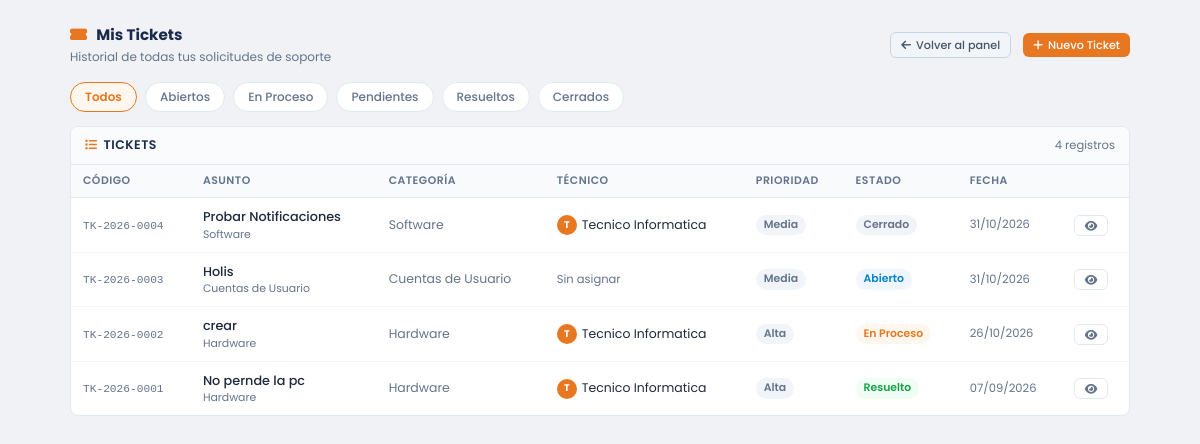
Page /usuario/mis_tickets.php (signed in) on the committed database.
### tables this page shows
CREATE TABLE `tickets` (
  `id_tickets` int(11) NOT NULL AUTO_INCREMENT,
  `codigo_ticket` varchar(20) NOT NULL,
  `asunto` varchar(200) NOT NULL,
  `descripcion` text NOT NULL,
  `fecha_creacion` datetime NOT NULL DEFAULT current_timestamp(),
  `fecha_cierre` datetime DEFAULT NULL,
  `id_usuario_solicitante` int(11) NOT NULL,
  `id_usuario_asignado` int(11) DEFAULT NULL,
  `id_departamento` int(11) NOT NULL,
  `id_categoria` int(11) NOT NULL,
  `id_prioridad` int(11) NOT NULL DEFAULT 2,
  `id_estado` int(11) NOT NULL DEFAULT 1,
  `id_inventario` int(11) DEFAULT NULL,
  `solucion` text DEFAULT NULL,
  `observaciones` text DEFAULT NULL,
  PRIMARY KEY (`id_tickets`),
  UNIQUE KEY `codigo_ticket` (`codigo_ticket`),
  KEY `fecha_creacion` (`fecha_creacion`),
  KEY `fk_ticket_categoria` (`id_categoria`),
  KEY `fk_ticket_usuario_asignado` (`id_usuario_asignado`),
  KEY `fk_ticket_usuario_solicitante` (`id_usuario_solicitante`),
  KEY `fk_ticket_prioridad` (`id_prioridad`),
  KEY `fk_ticket_departamento` (`id_departamento`),
  KEY `id_inventario` (`id_inventario`),
  KEY `id_estado` (`id_estado`),
  CONSTRAINT `fk_ticket_categoria` FOREIGN KEY (`id_categoria`) REFERENCES `categoria_incidencias` (`id_categoria`) ON UPDATE CASCADE,
  CONSTRAINT `fk_ticket_departamento` FOREIGN KEY (`id_departamento`) REFERENCES `departamentos` (`id_departamento`) ON UPDATE CASCADE,
  CONSTRAINT `fk_ticket_estado` FOREIGN KEY (`id_estado`) REFERENCES `estados_ticket` (`id_estado_ticket`) ON UPDATE CASCADE,
  CONSTRAINT `fk_ticket_inventario` FOREIGN KEY (`id_inventario`) REFERENCES `inventario_tecnologico` (`id_inventario`) ON UPDATE CASCADE,
  CONSTRAINT `fk_ticket_prioridad` FOREIGN KEY (`id_prioridad`) REFERENCES `prioridades` (`id_prioridad`) ON UPDATE CASCADE,
  CONSTRAINT `fk_ticket_usuario_asignado` FOREIGN KEY (`id_usuario_asignado`) REFERENCES `usuarios` (`id_usuario`) ON UPDATE CASCADE,
  CONSTRAINT `fk_ticket_usuario_solicitante` FOREIGN KEY (`id_usuario_solicitante`) REFERENCES `usuarios` (`id_usuario`) ON UPDATE CASCADE
);

CREATE TABLE `categoria_incidencias` (
  `id_categoria` int(11) NOT NULL AUTO_INCREMENT,
  `nombre` varchar(80) NOT NULL,
  `descripcion` text DEFAULT NULL,
  `id_prioridad_default` int(11) DEFAULT NULL,
  `estado` enum('activo','inactivo') NOT NULL DEFAULT 'activo',
  PRIMARY KEY (`id_categoria`),
  UNIQUE KEY `nombre` (`nombre`),
  KEY `fk_categoria_prioridad` (`id_prioridad_default`),
  CONSTRAINT `fk_categoria_prioridad` FOREIGN KEY (`id_prioridad_default`) REFERENCES `prioridades` (`id_prioridad`) ON DELETE SET NULL ON UPDATE CASCADE
);

CREATE TABLE `prioridades` (
  `id_prioridad` int(11) NOT NULL AUTO_INCREMENT,
  `nombre` varchar(50) NOT NULL,
  `nivel` int(11) NOT NULL DEFAULT 2,
  `tiempo_respuesta_objetivo` int(11) NOT NULL DEFAULT 2880 COMMENT 'Guardar minutos',
  PRIMARY KEY (`id_prioridad`),
  UNIQUE KEY `nombre` (`nombre`)
);

CREATE TABLE `estados_ticket` (
  `id_estado_ticket` int(11) NOT NULL AUTO_INCREMENT,
  `nombre` varchar(50) NOT NULL,
  `descripcion` text DEFAULT NULL,
  PRIMARY KEY (`id_estado_ticket`),
  UNIQUE KEY `nombre` (`nombre`)
);

### usuario/mis_tickets.php (the view, shortened to what this page needs)
<?php
include('../config/conexion.php');
$stmt = $conexion->prepare("SELECT id_usuario FROM usuarios WHERE usuario_login = ?");
$stmt->bind_param("s", $_SESSION['usser']);
$stmt->execute();
$usuario = $stmt->get_result()->fetch_assoc();
$id_usuario = $usuario['id_usuario'];
$filtro_estado = $_GET['estado'] ?? 'todos';
$where_estado = $filtro_estado !== 'todos' ? "AND et.nombre = '$filtro_estado'" : '';
$query = $conexion->query("
    SELECT t.id_tickets, t.codigo_ticket, t.asunto, t.fecha_creacion, t.fecha_cierre,
           et.nombre AS estado, p.nombre AS prioridad, p.nivel AS nivel_prioridad,
           ci.nombre AS categoria,
           CONCAT(u.nombres, ' ', u.apellidos) AS tecnico_asignado
    FROM tickets t
    INNER JOIN estados_ticket et ON t.id_estado = et.id_estado_ticket
    INNER JOIN prioridades p ON t.id_prioridad = p.id_prioridad
    INNER JOIN categoria_incidencias ci ON t.id_categoria = ci.id_categoria
    LEFT JOIN usuarios u ON t.id_usuario_asignado = u.id_usuario
    WHERE t.id_usuario_solicitante = $id_usuario
    $where_estado
    ORDER BY t.fecha_creacion DESC
");
?>
<!DOCTYPE html>
<html lang="es">
<head>
    <link rel="stylesheet" href="https://cdn.jsdelivr.net/npm/bootstrap@5.3.0/dist/css/bootstrap.min.css">
    <link rel="stylesheet" href="https://cdnjs.cloudflare.com/ajax/libs/font-awesome/6.4.0/css/all.min.css">
    <link rel="stylesheet" href="../assets/css/dashboard2.css">
</head>
<body>
<div class="page-wrapper">
    <div class="hd-page-header" style="margin-bottom:16px;">
        <div>
            <div class="hd-page-title">
                <i class="fas fa-ticket-alt" style="color:var(--naranja);margin-right:6px;"></i>
                Mis Tickets
            </div>
            <div class="hd-page-sub">Historial de todas tus solicitudes de soporte</div>
        </div>
        <div style="display: flex; gap: 12px; align-items: center;">
        <a href="dashboard.php" class="hd-btn hd-btn-sm" style="background-color: #f1f5f9; color: #475569; border: 1px solid #cbd5e1; text-decoration: none;">
            <i class="fas fa-arrow-left"></i> Volver al panel
        </a>
        <a href="ticket_nuevo.php" class="hd-btn hd-btn-naranja hd-btn-sm">
            <i class="fas fa-plus"></i> Nuevo Ticket
        </a>
    </div>
</div>
    <div style="display:flex;gap:8px;margin-bottom:14px;flex-wrap:wrap;">
        <?php
        $estados_filtro = ['todos'=>'Todos', 'Abierto'=>'Abiertos', 'En Proceso'=>'En Proceso', 'Pendiente'=>'Pendientes', 'Resuelto'=>'Resueltos', 'Cerrado'=>'Cerrados'];
        foreach($estados_filtro as $val => $label):
            $active = $filtro_estado === $val ? 'active' : '';
        ?>
        <a href="?estado=<?= urlencode($val) ?>" class="filtro-btn <?= $active ?>"><?= $label ?></a>
        <?php endforeach; ?>
    </div>
    <div class="hd-card">
        <div class="hd-card-header">
            <h5 class="hd-card-title"><i class="fas fa-list"></i> Tickets</h5>
            <span style="font-size:0.72rem;color:var(--muted);"><?= $query->num_rows ?> registros</span>
        </div>
        <div style="overflow-x:auto;">
            <table class="hd-table">
                <thead>
                    <tr>
                        <th>Código</th>
                        <th>Asunto</th>
                        <th>Categoría</th>
                        <th>Técnico</th>
                        <th>Prioridad</th>
                        <th>Estado</th>
                        <th>Fecha</th>
                        <th></th>
                    </tr>
                </thead>
                <tbody>
                    <?php if ($query->num_rows === 0): ?>
                    <tr>
                        <td colspan="8" style="text-align:center;padding:30px;color:var(--muted);">
                            <i class="fas fa-inbox" style="font-size:1.5rem;display:block;margin-bottom:8px;"></i>
                            No tienes tickets <?= $filtro_estado !== 'todos' ? 'con estado "' . htmlspecialchars($filtro_estado) . '"' : 'registrados' ?>
                        </td>
                    </tr>
                    <?php else: ?>
                    <?php while($row = $query->fetch_assoc()): ?>
                    <tr>
                        <td><span style="font-family:monospace;color:var(--muted);font-size:0.7rem;"><?= htmlspecialchars($row['codigo_ticket']) ?></span></td>
                        <td>
                            <div style="font-weight:500;font-size:0.8rem;max-width:220px;white-space:nowrap;overflow:hidden;text-overflow:ellipsis;">
                                <?= htmlspecialchars($row['asunto']) ?>
                            </div>
                            <div style="font-size:0.68rem;color:var(--muted);"><?= htmlspecialchars($row['categoria']) ?></div>
                        </td>
                        <td style="color:var(--muted);font-size:0.78rem;"><?= htmlspecialchars($row['categoria']) ?></td>
                        <td>
                            <?php if ($row['tecnico_asignado']): ?>
                            <div style="display:flex;align-items:center;gap:5px;">
                                <div class="hd-avatar" style="width:20px;height:20px;font-size:0.6rem;">
                                    <?= strtoupper(substr($row['tecnico_asignado'], 0, 1)) ?>
                                </div>
                                <span style="font-size:0.78rem;"><?= htmlspecialchars($row['tecnico_asignado']) ?></span>
                            </div>
                            <?php else: ?>
                            <span style="font-size:0.72rem;color:var(--muted);">Sin asignar</span>
                            <?php endif; ?>
                        </td>
                        <td>
                            <?php
                            $prio_color = match($row['nivel_prioridad']) {
                                1 => 'azul', 2 => 'amarillo', 3 => 'naranja', 4 => 'rojo', default => 'gris'
                            };
                            ?>
                            <span class="hd-tag hd-tag-<?= $prio_color ?>"><?= htmlspecialchars($row['prioridad']) ?></span>
                        </td>
                        <td>
                            <?php
                            $estado_color = match($row['estado']) {
                                'Abierto'    => 'azul',
                                'En Proceso' => 'naranja',
                                'Pendiente'  => 'amarillo',
                                'Resuelto'   => 'verde',
                                'Cerrado'    => 'gris',
                                default      => 'gris'
                            };
                            ?>
                            <span class="hd-tag hd-tag-<?= $estado_color ?>"><?= htmlspecialchars($row['estado']) ?></span>
                        </td>
                        <td style="font-size:0.72rem;color:var(--muted);white-space:nowrap;">
                            <?= date('d/m/Y', strtotime($row['fecha_creacion'])) ?>
                        </td>
                        <td>
                            <a href="ver_ticket.php?id=<?= $row['id_tickets'] ?>" class="hd-btn hd-btn-outline hd-btn-sm">
                                <i class="fas fa-eye"></i>
                            </a>
                        </td>
                    </tr>
                    <?php endwhile; ?>
                    <?php endif; ?>
                </tbody>
            </table>
        </div>
    </div>
</div>
</body>
</html>

### assets/css/dashboard2.css (style rules this page uses)
:root { --azul: #1a2a4a; --azul-mid: #243660; --azul-light: #2d4a7a; --naranja: #E87722; --naranja-lt: #f59342; --bg: #f0f2f5; --card: #ffffff; --texto: #1e293b; --muted: #64748b; --borde: #e2e8f0; --sidebar-w: 240px; --nav-h: 52px; --success: #16a34a; --danger: #dc2626; --warning: #d97706; --info: #0284c7; }
*, *::before, *::after { box-sizing: border-box; margin: 0; padding: 0; }
body { font-family: 'Poppins', sans-serif; background: var(--bg); color: var(--texto); font-size: 13px; }
.hd-avatar { width: 28px; height: 28px; background: var(--naranja); border-radius: 50%; color: #fff; font-size: 0.72rem; font-weight: 700; display: flex; align-items: center; justify-content: center; flex-shrink: 0; }
.hd-page-header { display: flex; align-items: center; justify-content: space-between; margin-bottom: 14px; flex-wrap: wrap; gap: 8px; }
.hd-page-title { font-size: 0.95rem; font-weight: 700; color: var(--azul); }
.hd-page-sub { font-size: 0.75rem; color: var(--muted); margin-top: 1px; }
.hd-card { background: var(--card); border-radius: 8px; border: 1px solid var(--borde); overflow: hidden; }
.hd-card-header { padding: 10px 14px; border-bottom: 1px solid var(--borde); display: flex; align-items: center; justify-content: space-between; background: #fafbfc; }
.hd-card-title { font-size: 0.78rem; font-weight: 600; color: var(--azul); display: flex; align-items: center; gap: 6px; margin: 0; text-transform: uppercase; letter-spacing: 0.5px; }
.hd-card-title i { color: var(--naranja); font-size: 0.75rem; }
.hd-table { width: 100%; border-collapse: collapse; font-size: 0.78rem; }
.hd-table thead th { background: #f8fafc; color: var(--muted); font-weight: 600; font-size: 0.68rem; text-transform: uppercase; letter-spacing: 0.5px; padding: 8px 12px; border-bottom: 1px solid var(--borde); white-space: nowrap; }
.hd-table tbody td { padding: 9px 12px; border-bottom: 1px solid #f1f5f9; vertical-align: middle; color: var(--texto); }
.hd-table tbody tr:last-child td { border-bottom: none; }
.hd-tag { display: inline-flex; align-items: center; gap: 3px; padding: 2px 8px; border-radius: 12px; font-size: 0.68rem; font-weight: 600; white-space: nowrap; }
.hd-tag-naranja { background: #fff7ed; color: var(--naranja); }
.hd-tag-verde { background: #f0fdf4; color: var(--success); }
.hd-tag-azul { background: #eff6ff; color: var(--info); }
.hd-tag-gris { background: #f1f5f9; color: var(--muted); }
.hd-btn { display: inline-flex; align-items: center; gap: 5px; padding: 6px 14px; border-radius: 6px; font-size: 0.75rem; font-weight: 500; border: none; cursor: pointer; transition: all 0.15s; text-decoration: none; white-space: nowrap; font-family: inherit; }
.hd-btn-naranja { background: var(--naranja); color: #fff; }
.hd-btn-sm { padding: 4px 10px; font-size: 0.7rem; }
.hd-btn-outline { background: transparent; border: 1px solid var(--borde); color: var(--muted); }

### usuario/mis_tickets.php (style rules this page uses)
body { font-family: 'Poppins', sans-serif; background: #f0f2f5; }
.page-wrapper { max-width: 1100px; margin: 0 auto; padding: 24px 20px; }
.filtro-btn { padding: 5px 14px; border-radius: 20px; font-size: 0.75rem; font-weight: 500; border: 1.5px solid var(--borde); background: #fff; color: var(--muted); cursor: pointer; transition: all 0.15s; text-decoration: none; display: inline-block; }
.filtro-btn:hover, .filtro-btn.active { border-color: var(--naranja); color: var(--naranja); background: #fff7ed; }
.filtro-btn.active { font-weight: 600; }

### rows in the picture
tickets: codigo_ticket "TK-2026-0004", asunto "Probar Notificaciones", id_categoria.nombre "Software", tecnico_asignado "T", tecnico_asignado "Tecnico Informatica", id_prioridad.nombre "Media", id_estado.nombre "Cerrado", fecha_creacion "31/10/2026"
tickets: codigo_ticket "TK-2026-0003", asunto "Holis", id_categoria.nombre "Cuentas de Usuario", shows "Sin asignar", id_prioridad.nombre "Media", id_estado.nombre "Abierto", fecha_creacion "31/10/2026"
tickets: codigo_ticket "TK-2026-0002", asunto "crear", id_categoria.nombre "Hardware", tecnico_asignado "T", tecnico_asignado "Tecnico Informatica", id_prioridad.nombre "Alta", id_estado.nombre "En Proceso", fecha_creacion "26/10/2026"
tickets: codigo_ticket "TK-2026-0001", asunto "No pernde la pc", id_categoria.nombre "Hardware", tecnico_asignado "T", tecnico_asignado "Tecnico Informatica", id_prioridad.nombre "Alta", id_estado.nombre "Resuelto", fecha_creacion "07/09/2026"

### other values in the picture
$label "Todos"
$label "Abiertos"
$label "En Proceso"
$label "Pendientes"
$label "Resueltos"
$label "Cerrados"
$query->num_rows "4"
